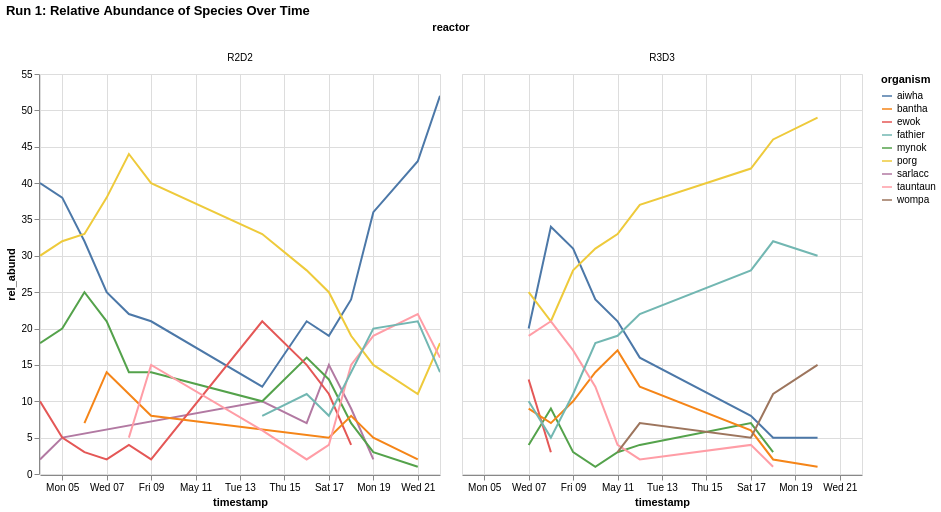

Notebook cell for this chart:
### Markdown cell above
## Multiple runs

### Code cell
alt.Chart(df).mark_line().encode(
    x = 'timestamp:T',
    y = 'rel_abund:Q',
    color = 'organism:N',
    #color = 'species_group:N',aaa
    #detail='run_id:N',
    tooltip=['organism:N', 'species_group:N', 'rel_abund:Q', 'timestamp:O', 'run_id:N','site:N','sample_id:N'],
    column = 'reactor:N',
).properties(
    title = 'Run 1: Relative Abundance of Species Over Time',
    width = 400,
    height = 400
).interactive()

### Figure 1 — Vega-Lite specification as saved in the notebook (floating-point values rounded to 4 significant figures; data arrays with more than 128 entries replaced by an {"elided": "..."} marker saying what was removed)
{"config": {"view": {"continuousWidth": 300, "continuousHeight": 300}}, "data": {"name": "data-a543de7b0f3383bf8eda604d23852a6b"}, "mark": {"type": "line"}, "encoding": {"color": {"field": "organism", "type": "nominal"}, "column": {"field": "reactor", "type": "nominal"}, "tooltip": [{"field": "organism", "type": "nominal"}, {"field": "species_group", "type": "nominal"}, {"field": "rel_abund", "type": "quantitative"}, {"field": "timestamp", "type": "ordinal"}, {"field": "run_id", "type": "nominal"}, {"field": "site", "type": "nominal"}, {"field": "sample_id", "type": "nominal"}], "x": {"field": "timestamp", "type": "temporal"}, "y": {"field": "rel_abund", "type": "quantitative"}}, "height": 400, "params": [{"name": "param_7", "select": {"type": "interval", "encodings": ["x", "y"]}, "bind": "scales"}], "title": "Run 1: Relative Abundance of Species Over Time", "width": 400, "$schema": "https://vega.github.io/schema/vega-lite/v5.16.3.json", "datasets": {"data-a543de7b0f3383bf8eda604d23852a6b": {"elided": "138 records"}}}
